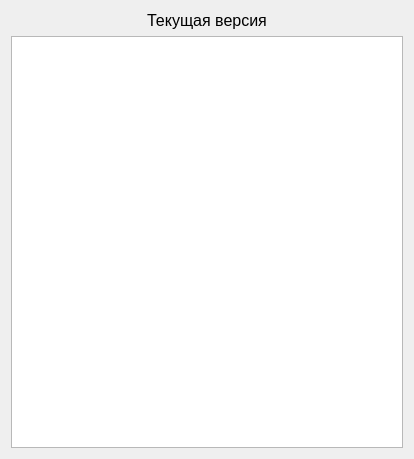
<?xml version="1.0" encoding="UTF-8"?>
<ui version="4.0">
 <class>ChangesWindow</class>
 <widget class="QWidget" name="ChangesWindow">
  <property name="geometry">
   <rect>
    <x>0</x>
    <y>0</y>
    <width>414</width>
    <height>459</height>
   </rect>
  </property>
  <property name="windowTitle">
   <string>Изменения</string>
  </property>
  <layout class="QVBoxLayout" name="verticalLayout">
   <item>
    <widget class="QLabel" name="TitleLabel">
     <property name="font">
      <font>
       <pointsize>12</pointsize>
      </font>
     </property>
     <property name="text">
      <string>Текущая версия</string>
     </property>
     <property name="alignment">
      <set>Qt::AlignCenter</set>
     </property>
    </widget>
   </item>
   <item>
    <widget class="QTextEdit" name="ChangesInfo">
     <property name="readOnly">
      <bool>true</bool>
     </property>
    </widget>
   </item>
  </layout>
 </widget>
 <resources/>
 <connections/>
</ui>
